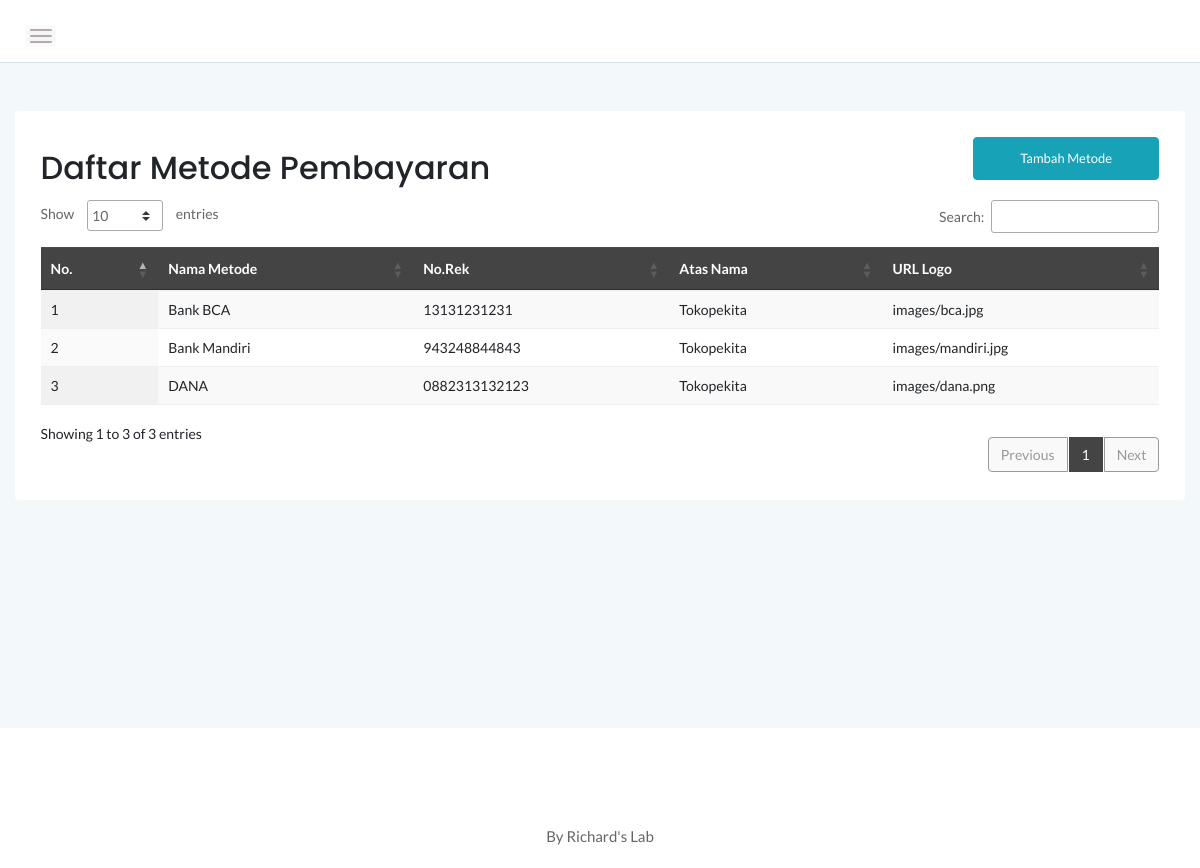
The app's page /admin/pembayaran.php with its own data.
### tables this page shows
CREATE TABLE `pembayaran` (
  `no` int(11) NOT NULL,
  `metode` varchar(25) NOT NULL,
  `norek` varchar(25) NOT NULL,
  `logo` text DEFAULT NULL,
  `an` varchar(20) NOT NULL
);

### admin/pembayaran.php (the view, shortened to what this page needs)
<?php
include '../controller/function.php';
?>
<!doctype html>
<html class="no-js" lang="en">
<head>
    <link rel="stylesheet" href="assets/css/bootstrap.min.css">
    <link rel="stylesheet" href="assets/css/font-awesome.min.css">
    <link rel="stylesheet" href="assets/css/themify-icons.css">
    <link rel="stylesheet" href="assets/css/metisMenu.css">
    <link rel="stylesheet" href="assets/css/owl.carousel.min.css">
    <link rel="stylesheet" href="assets/css/slicknav.min.css">
    <link rel="stylesheet" href="https://www.amcharts.com/lib/3/plugins/export/export.css" type="text/css" media="all" />
    <link rel="stylesheet" type="text/css" href="https://cdn.datatables.net/1.10.20/css/jquery.dataTables.min.css">
    <link rel="stylesheet" type="text/css" href="https://cdn.datatables.net/1.10.20/css/jquery.dataTables.css">
    <link rel="stylesheet" type="text/css" href="https://cdn.datatables.net/1.10.20/css/dataTables.bootstrap4.min.css">
    <link rel="stylesheet" type="text/css" href="https://cdn.datatables.net/responsive/2.2.3/css/responsive.bootstrap.min.css">
    <link rel="stylesheet" type="text/css" href="https://cdn.datatables.net/responsive/2.2.3/css/responsive.jqueryui.min.css">
    <link rel="stylesheet" type="text/css" href="https://cdn.datatables.net/buttons/1.5.2/css/buttons.dataTables.min.css">
    <link rel="stylesheet" href="assets/css/typography.css">
    <link rel="stylesheet" href="assets/css/default-css.css">
    <link rel="stylesheet" href="assets/css/styles.css">
    <link rel="stylesheet" href="assets/css/responsive.css">
</head>
<body>
    <div class="page-container">
        <div class="main-content">
            <div class="header-area">
                <div class="row align-items-center">
                    <div class="col-md-6 col-sm-8 clearfix">
                        <div class="nav-btn pull-left">
                            <span></span>
                            <span></span>
                            <span></span>
                        </div>
                    </div>
                    <div class="col-md-6 col-sm-4 clearfix">
                        <ul class="notification-area pull-right">
                        </ul>
                    </div>
                </div>
            </div>
            <div class="main-content-inner">
                <div class="row mt-5 mb-5">
                    <div class="col-12">
                        <div class="card">
                            <div class="card-body">
                                <div class="d-sm-flex justify-content-between align-items-center">
                                    <h2>Daftar Metode Pembayaran</h2>
                                    <button style="margin-bottom:20px" data-toggle="modal" data-target="#myModal" class="btn btn-info col-md-2">Tambah Metode</button>
                                </div>
                                <div class="data-tables datatable-dark">
                                    <table id="dataTable3" class="display" style="width:100%">
                                        <thead class="thead-dark">
                                            <tr>
                                                <th>No.</th>
                                                <th>Nama Metode</th>
                                                <th>No.Rek</th>
                                                <th>Atas Nama</th>
                                                <th>URL Logo</th>
                                            </tr>
                                        </thead>
                                        <tbody>
                                            <?php
                                            $brgs = mysqli_query($conn, "SELECT * from pembayaran order by no ASC");
                                            $no = 1;
                                            while ($p = mysqli_fetch_array($brgs)) {
                                            ?>
                                                <tr>
                                                    <td><?php echo $no++ ?></td>
                                                    <td><?php echo $p['metode'] ?></td>
                                                    <td><?php echo $p['norek'] ?></td>
                                                    <td><?php echo $p['an'] ?></td>
                                                    <td><?php echo $p['logo'] ?></td>
                                                </tr>
                                            <?php
                                            }
                                            ?>
                                        </tbody>
                                    </table>
                                </div>
                            </div>
                        </div>
                    </div>
                </div>
            </div>
        </div>
    </div>
    <footer>
        <div class="footer-area">
            <p>By Richard's Lab</p>
        </div>
    </footer>
</body>
</html>

### admin/assets/css/styles.css (style rules this page uses)
.page-container { width: 100%; height: 100%; min-height: 100vh; padding-left: 280px; -webkit-transition: padding-left 0.3s ease 0s; transition: padding-left 0.3s ease 0s; }
.card { border: none; border-radius: 4px; background-color: #fff; -webkit-transition: all 0.3s ease 0s; transition: all 0.3s ease 0s; }
.card-body { padding: 25.6px; padding: 1.6rem; }
.main-content { width: 100%; background: #F3F8FB; }
.main-content-inner { padding: 0 30px 50px; }
.header-area { padding: 15px 30px; background: #fff; border-bottom: 1px solid #d8e3e7; }
.nav-btn { margin-right: 30px; margin-top: 10px; cursor: pointer; }
.nav-btn span { display: block; width: 22px; height: 2px; background: #b3aaaa; margin: 4px 0; border-radius: 15px; -webkit-transition: all 0.3s ease 0s; transition: all 0.3s ease 0s; box-shadow: 0 0 0 4px rgba(99, 96, 96, 0.03); }
.notification-area { -webkit-user-select: none; -moz-user-select: none; -ms-user-select: none; user-select: none; position: relative; z-index: 1; }
.footer-area { text-align: center; padding: 23px 0 19px; background: #fff; }
.footer-area p { color: #676666; margin-bottom: 0; }
.btn { padding: 11px 17px; font-size: 13px; letter-spacing: 0; }
table tr th { border-bottom: none; }
table tr th, table tr td { border-top: 1px solid rgba(120, 130, 140, 0.13) !important; }
table.dataTable.no-footer { border-bottom: 1px solid rgba(120, 130, 140, 0.13) !important; }
table.dataTable thead th, table.dataTable thead td { border-bottom-color: transparent; }
.datatable-dark thead { background: #444; color: #fff; }

### admin/assets/css/responsive.css (style rules this page uses)
@media (min-width: 1200px) and (max-width: 1364px) { .main-content-inner { padding: 0 15px 50px; } }
@media (min-width: 1200px) and (max-width: 1364px) { .page-container, .sbar_collapsed.page-container { padding-left: 0; } }

### records on screen
pembayaran: metode "Bank BCA", norek "13131231231", an "Tokopekita", logo "images/bca.jpg"
pembayaran: metode "Bank Mandiri", norek "943248844843", an "Tokopekita", logo "images/mandiri.jpg"
pembayaran: metode "DANA", norek "0882313132123", an "Tokopekita", logo "images/dana.png"
